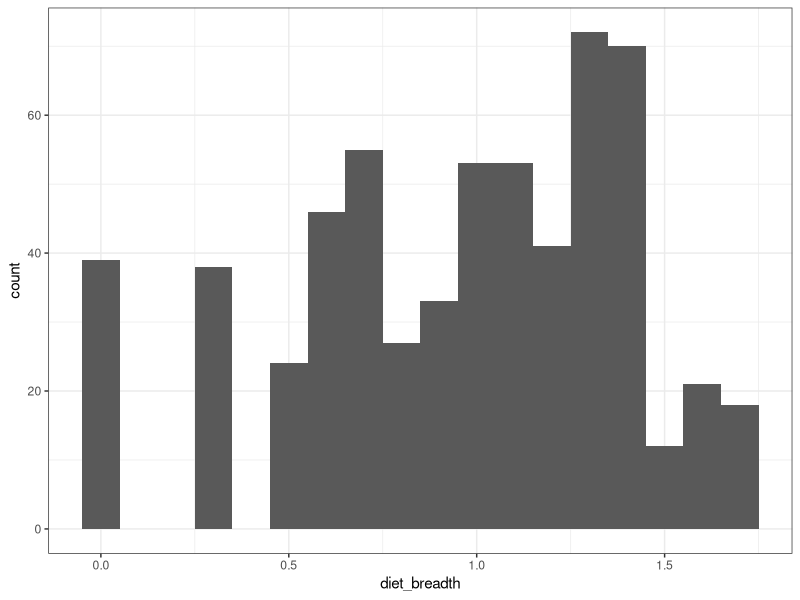
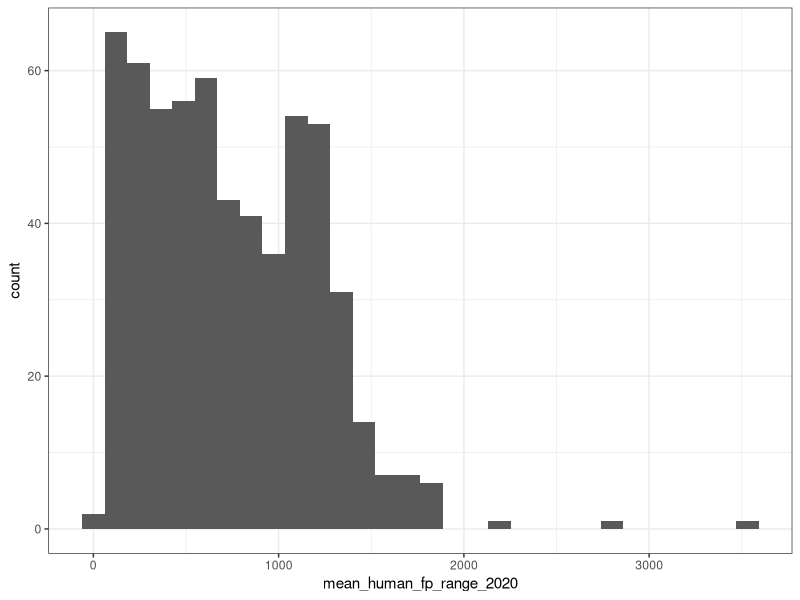
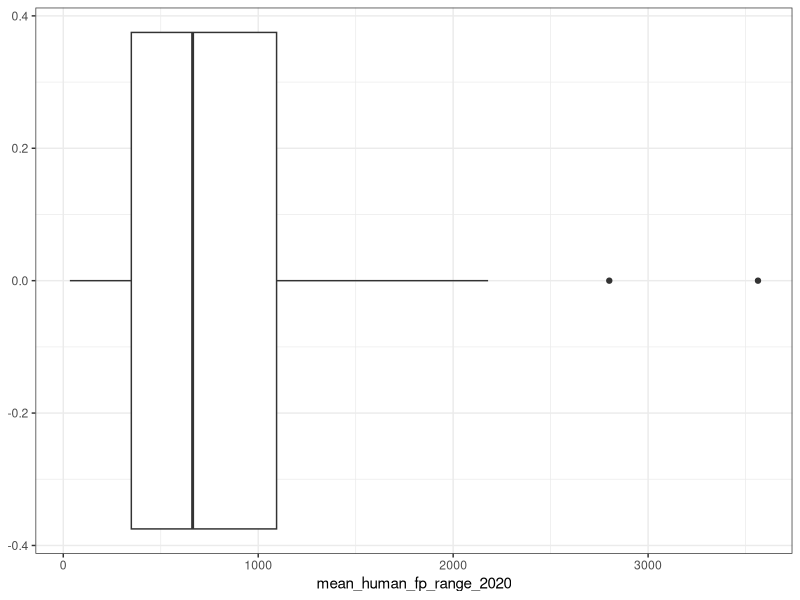

Here is the R script that generated these plots, in order: (Note: this script raises an error after producing the figures.)
## ---- chunk 1
rm(list=ls())
library(tidyverse)
library("here")
library(ggfortify)
library(multcomp)
## ---- chunk 2
frugivoria_mammals <- read.csv(here("Data","Albrecht_Frugivoria_mammal_database_2023_simple.csv"))
frugivoria_birds <- read.csv(here("Data","Albrecht_Frugivoria_bird_database_2023_full.csv"))
## ---- chunk 3
glimpse(frugivoria_birds)
glimpse(frugivoria_mammals)
## ---- chunk 4
frugivoria_mammals$IUCN_category <- as.factor(frugivoria_mammals$IUCN_category)
## ---- chunk 5
levels(frugivoria_mammals$IUCN_category)
## ---- chunk 6
ggplot(frugivoria_mammals, aes(diet_breadth)) + 
  geom_histogram(binwidth = 0.1) + 
  theme_bw()
## ---- chunk 7
ggplot(frugivoria_mammals, aes(mean_human_fp_range_2020)) + 
  geom_histogram() + 
  theme_bw()
## ---- chunk 8
ggplot(frugivoria_mammals, aes(mean_human_fp_range_2020)) + 
  geom_boxplot() + 
  theme_bw()
## ---- chunk 9
frugivoria_mammals2 <- filter(frugivoria_mammals, mean_human_fp_range_2020 < 2500)
## ---- chunk 10
write.csv(frugivoria_mammals2, here("Data", "frugivoria_mammals_edited.csv"))
## ---- chunk 11
frugivoria_birds$IUCN_category <- as.factor(frugivoria_birds$IUCN_category)
## ---- chunk 12
levels(frugivoria_birds$IUCN_category)
## ---- chunk 13
ggplot(frugivoria_birds, aes(diet_fruit_e)) + 
  geom_histogram() +
  theme_bw()
## ---- chunk 14
ggplot(frugivoria_birds, aes(diet_inv_e)) + 
  geom_histogram() +
  theme_bw()
## ---- chunk 15
ggplot(frugivoria_birds, aes(body_size_mm)) + 
  geom_histogram() +
  theme_bw()
## ---- chunk 16
ggplot(frugivoria_birds, aes(body_size_mm)) + 
  geom_boxplot() +
  theme_bw()
## ---- chunk 17
ggplot(frugivoria_birds, aes(home_range_size)) + 
  geom_histogram() +
  theme_bw()
## ---- chunk 18
ggplot(frugivoria_birds, aes(home_range_size)) + 
  geom_boxplot() +
  theme_bw()
## ---- chunk 19
ggplot(frugivoria_birds, aes(longevity)) + 
  geom_histogram() +
  theme_bw()
## ---- chunk 20
ggplot(frugivoria_birds, aes(generation_time)) + 
  geom_histogram(binwidth = 0.2) +
  theme_bw()
## ---- chunk 21
ggplot(frugivoria_birds, aes(generation_time)) + 
  geom_boxplot() +
  theme_bw()
## ---- chunk 22
frugivoria_birds2 <- filter(frugivoria_birds,
                            body_size_mm <1000 & home_range_size <500 )
## ---- chunk 23
write.csv(frugivoria_birds2, here("Data","frugivoria_birds_edited.csv"))
## ---- chunk 24
rm(list=ls())
frugivoria_mammal <- read.csv(here("Data","frugivoria_mammals_edited.csv"))
frugivoria_bird <- read.csv(here("Data", "frugivoria_birds_edited.csv"))
## ---- chunk 25
ggplot(frugivoria_mammal, aes(diet_breadth)) + 
  geom_histogram() + 
  facet_wrap(~ IUCN_category) +
  theme_bw()
## ---- chunk 26
ggplot(frugivoria_mammal, aes(x=IUCN_category, y=diet_breadth)) + 
  geom_boxplot() + 
  theme_bw()
## ---- chunk 27
mammal_iucn <- filter(frugivoria_mammal, IUCN_category == "CR" |  IUCN_category == "EN" |  IUCN_category == "NT" | IUCN_category == "VU")
## ---- chunk 28
ggplot(mammal_iucn, aes(diet_breadth)) + 
  geom_histogram() + 
  facet_wrap(~ IUCN_category) +
  theme_bw()
## ---- chunk 29
ggplot(mammal_iucn, aes(x=IUCN_category, y=diet_breadth)) + 
  geom_boxplot() + 
   theme_bw()
## ---- chunk 30
mammal_iucn %>%
  group_by(IUCN_category) %>%
  summarise(mean_diet = mean(diet_breadth), 
            sd_diet = sd(diet_breadth))
## ---- chunk 31
ggplot(mammal_iucn, aes(mean_human_fp_range_2020)) + 
  geom_histogram() + 
  facet_wrap(~ IUCN_category) +
  theme_bw()
## ---- chunk 32
ggplot(mammal_iucn, aes(x=IUCN_category, y=mean_human_fp_range_2020)) + 
  geom_boxplot() + 
   theme_bw()
## ---- chunk 33
ggplot(frugivoria_mammal, aes(x=diet_breadth, y=mean_human_fp_range_2020))+
  geom_point() + 
  theme_bw()
## ---- chunk 34
ggplot(frugivoria_bird, aes(x= diet_breadth, y= body_size_mm)) + 
  geom_point() +
  theme_bw()
## ---- chunk 35
frugivoria_birds <- read.csv(here("Data", "Albrecht_Frugivoria_bird_database_2023_full.csv"))
## ---- chunk 36
frugivoria_parrots <- filter(frugivoria_birds, family_e == "Psittacidae")
## ---- chunk 37
write.csv(frugivoria_parrots, here("Data","frugivoria_parrots.csv"))
## ---- chunk 38
frugivoria_parrots <- read.csv(here("Data","frugivoria_parrots.csv"))
## ---- chunk 39
ggplot(frugivoria_parrots, aes(x=diet_breadth, y=body_size_mm))+ 
  geom_point() + 
  theme_bw()
## ---- chunk 40
ggplot(frugivoria_birds2, aes(x=IUCN_category, y=diet_inv_e))+ 
  geom_boxplot() +
  theme_bw()
## ---- chunk 41
ggplot(frugivoria_birds2, aes(x=IUCN_category, y=diet_fruit_e))+ 
  geom_boxplot() +
  theme_bw()
## ---- chunk 42
ggplot(frugivoria_birds2, aes(x=IUCN_category, y=body_size_mm))+ 
  geom_boxplot() +
  theme_bw()
## ---- chunk 43
ggplot(frugivoria_birds2, aes(x=IUCN_category, y=longevity))+ 
  geom_boxplot() +
  theme_bw()
## ---- chunk 44
ggplot(frugivoria_birds2, aes(x=IUCN_category, y=home_range_size))+ 
  geom_boxplot() +
  theme_bw()
## ---- chunk 45
ggplot(frugivoria_birds2, aes(x=IUCN_category, y=generation_time))+ 
  geom_boxplot() +
  theme_bw()
## ---- chunk 46
frugivoria_birds3 <- filter(frugivoria_birds2, IUCN_category == "CR" | IUCN_category == "EN" | IUCN_category == "NT" | IUCN_category == "VU")
## ---- chunk 47
ggplot(frugivoria_birds3, aes(x=IUCN_category, y=diet_inv_e))+ 
  geom_boxplot() +
  theme_bw()
## ---- chunk 48
ggplot(frugivoria_birds3, aes(x=IUCN_category, y=diet_fruit_e))+ 
  geom_boxplot() +
  theme_bw()
## ---- chunk 49
ggplot(frugivoria_birds3, aes(x=IUCN_category, y=body_size_mm))+ 
  geom_boxplot() +
  theme_bw()
## ---- chunk 50
ggplot(frugivoria_birds3, aes(x=IUCN_category, y=longevity))+ 
  geom_boxplot() +
  theme_bw()
## ---- chunk 51
ggplot(frugivoria_birds3, aes(x=IUCN_category, y=home_range_size))+ 
  geom_boxplot() +
  theme_bw()
## ---- chunk 52
ggplot(frugivoria_birds3, aes(x=IUCN_category, y=generation_time))+ 
  geom_boxplot() +
  theme_bw()
## ---- chunk 53
mammals3 <- filter(mammals, IUCN_category == "CR" |  IUCN_category == "EN" |  IUCN_category == "NT" | IUCN_category == "VU")
## ---- chunk 54
write.csv(mammals3, here("Data", "Frugivoria_mammals_edited_again.csv"))
